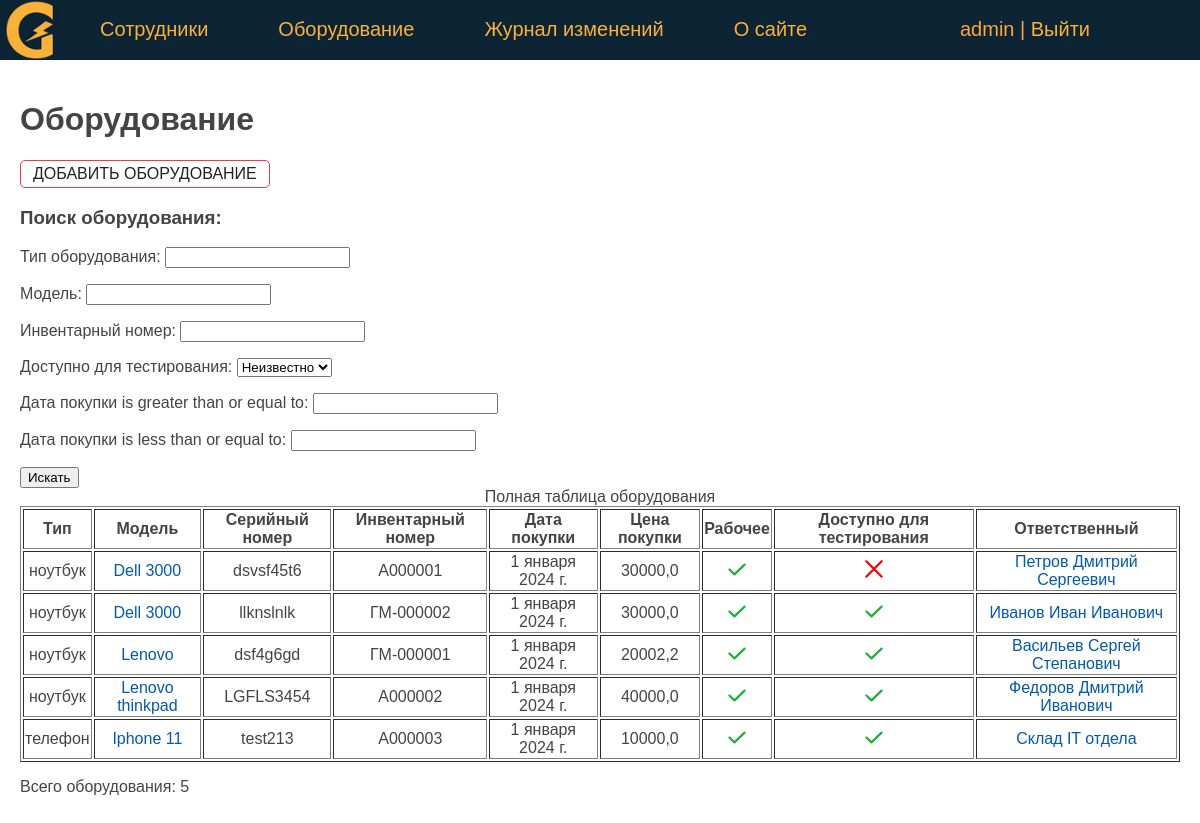
Screenshot of /equipments/ (signed in) with the database file from the repository.
### eqlog/models.py (models this page shows, shortened)
class Equipment(models.Model):
    type = models.CharField(verbose_name='Тип оборудования', max_length=50)
    model = models.CharField(verbose_name='Модель', max_length=50)
    serial_number = models.CharField(verbose_name='Серийный номер', max_length=50)
    id_number = models.CharField(verbose_name='Инвентарный номер', max_length=10, unique=True)
    sale_date = models.DateField(verbose_name='Дата покупки', default=date(2024, 1, 1))
    price = models.FloatField(verbose_name='Цена покупки', max_length=10)
    is_working = models.BooleanField(verbose_name='Работает', default=True)
    testing = models.BooleanField(verbose_name='Доступно для тестирования', default=False)
    description = models.TextField(verbose_name='Описание')
    created_at = models.DateTimeField(verbose_name='Дата создания', auto_now_add=True)
    updated_at = models.DateTimeField(verbose_name='Дата изменения', auto_now=True)
    person = models.ForeignKey('Person', on_delete=models.PROTECT, verbose_name='Сотрудник', related_name='get_equipments')
    slug = AutoSlugField(populate_from='id_number', max_length=255, unique=True, db_index=True)
    user = models.ForeignKey(User, verbose_name='Пользователь', on_delete=models.DO_NOTHING, null=True)
    objects = models.Manager()
    def get_absolute_url(self):
        return reverse('equipment', kwargs={'equip_slug': self.slug})
    class Meta:
        verbose_name = 'Оборудование'
        verbose_name_plural = 'Оборудование'
        ordering = ['type', 'model']

class Person(models.Model):
    last_name = models.CharField(verbose_name='Фамилия', max_length=50)
    first_name = models.CharField(verbose_name='Имя', max_length=50)
    middle_name = models.CharField(verbose_name='Отчество', max_length=50)
    department = models.ForeignKey('Department', on_delete=models.PROTECT, verbose_name='Отдел', related_name='get_persons')
    job_title = models.CharField(verbose_name='Должность', max_length=50)
    jobing_at = models.DateField(verbose_name='Дата трудоустройства', default=date(2024, 1, 1))
    created_at = models.DateTimeField(verbose_name='Дата создания', auto_now_add=True)
    updated_at = models.DateTimeField(verbose_name='Дата изменения', auto_now=True)
    remote = models.BooleanField(verbose_name='Удаленщик', default=False)
    is_working = models.BooleanField(verbose_name='Работает', default=True)
    city = models.CharField(verbose_name='Город', max_length=50, default='Москва')
    slug = AutoSlugField(populate_from='last_name', max_length=255, unique=True, db_index=True)
    user = models.ForeignKey(User, verbose_name='Пользователь', on_delete=models.DO_NOTHING, null=True)
    objects = models.Manager()
    @property
    def fio(self):
        return f'{self.last_name} {self.first_name} {self.middle_name}'
    def get_absolute_url(self):
        return reverse('person', kwargs={'pers_slug': self.slug})
    class Meta:
        verbose_name = 'Сотрудник'
        verbose_name_plural = 'Сотрудники'
        ordering = ['last_name', 'first_name']
    def __str__(self):
        return self.fio

### eqlog/views.py (the view)
# urls.py: path('equipments/', Equipments.as_view(), name='equipments'),
class Equipments(DataMixin, ListView):
    model = Equipment
    template_name = 'eqlog/equipments.html'
    context_object_name = 'equipments'
    paginate_by = 20
    def get_context_data(self, **kwargs):
        context = super().get_context_data(**kwargs)
        auth = self.request.user.is_authenticated
        queryset = self.get_queryset()
        eq_filter = EquipmentFilter(self.request.GET, queryset)
        c_def = self.get_user_context(title='Оборудование', auth=auth, eq_filter=eq_filter)
        return {**context, **c_def}
    def get_queryset(self):
        queryset = super().get_queryset()
        eq_filter = EquipmentFilter(self.request.GET, queryset)
        return eq_filter.qs

### eqlog/utils.py (called while the page is built)
    def get_user_context(self, **kwargs):
        context = kwargs
        context['menu'] = menu
        return context

### eqlog/templates/eqlog/equipments.html (shortened to what this page needs)
{% extends 'eqlog/base.html' %}
{% block content %}
    {% if auth %}
        <h1>{{ title }}</h1>
        <p class="form-buttons">
            <a href="{% url 'addequipment' %}" class="btn btn-outline">ДОБАВИТЬ ОБОРУДОВАНИЕ</a>
        </p>
        <h3>Поиск оборудования: </h3>
        <form method="get" action="{% url 'equipments' %}">
            {{ eq_filter.form.as_p }}
            <button type="submit">Искать</button>
        </form>
        <table border="1">
            <caption>Полная таблица оборудования</caption>
            <tr>
                <th>Тип</th>
                <th>Модель</th>
                <th>Серийный номер</th>
                <th>Инвентарный номер</th>
                <th>Дата покупки</th>
                <th>Цена покупки</th>
                <th>Рабочее</th>
                <th>Доступно для тестирования</th>
                <th>Ответственный</th>
           </tr>
            {% for e in equipments %}
                <tr>
                    <td>{{ e.type }}</td>
                    <td><a href="{{ e.get_absolute_url }}"> {{ e.model }}</a></td>
                    <td>{{ e.serial_number }}</td>
                    <td>{{ e.id_number }}</td>
                    <td>{{ e.sale_date }}</td>
                    <td>{{ e.price }}</td>
                    <td class="mark {% if e.is_working %} mark_tick {% endif %}"> </td>
                    <td class="mark {% if e.testing %} mark_tick {% endif %}"> </td>
                    <td><a href="{{ e.person.get_absolute_url }}"> {{ e.person }}</a></td>
                </tr>
            {% endfor %}
        </table>
        <p> Всего оборудования: {{ equipments | length }}</p>
    {% endif %}
{% endblock %}

### eqlog/templates/eqlog/base.html (shortened to what this page needs)
<!DOCTYPE html>
{% load static %}
<html>
<head>
    <link type="text/css" href="/static/eqlog/css/styles.css" rel="stylesheet" />
</head>
<body bgcolor="#FFFFFF">
    {% block mainmenu %}
    <header class="header">
    <ul id="mainmenu" class="mainmenu">
        <li class="logo">
            <a href="{% url 'home' %}"><div class="logo"></div></a>
        </li>
        {% for m in menu %}
            <li><a href="{% url m.url_name %}"> {{ m.title }} </a></li>
        {% endfor %}
        <li class="last">
            {% if request.user.is_authenticated %}
                <li class="last"> {{user.username}} | <a href="{% url 'logout' %}">Выйти</a> </li>
            {% else %}
                <li class="last"><a href="{% url 'login' %}">Войти</a> </li>
            {% endif %}
        </li>
    </ul>
    </header>
    {% endblock mainmenu %}
    <main>
        {% block content %}
        {% endblock content %}
    </main>
</body>
</html>

### eqlog/static/eqlog/css/styles.css (style rules this page uses)
body { font-family: 'Arial'; margin: 0; padding: 0; height: 100%; width: 100%; color: #444; }
a { color: #0059b2; text-decoration: none; }
.header { background: #0c2434; height: 60px; }
main { padding: 20px; }
.logo { background: url('../images/logo_home.png') no-repeat 0px 0px; background-size: contain; background-position: center; width: 70px; height: 60px; }
ul.mainmenu { list-style: none; margin: 0; padding: 0; height: 60px; color: #FDA83D; font-size: 20px; overflow: hidden; }
ul.mainmenu li { float: left; margin: 18px 40px 0 30px; }
ul.mainmenu li.logo { margin: 0; }
ul.mainmenu li.last { float: right; }
ul.mainmenu li a { color: #fab13a; text-decoration: none; }
.form-buttons { display: flex; justify-content: space-between; align-items: center; gap: 0.75rem; }
.btn { padding: 0.25rem 0.75rem; border-radius: 5px; background-color: #ffffff; border: solid 1px #ffffff; color: #212121; cursor: pointer; test-decoration: none; font-size: 1rem; min-width: 6rem; text-align: center; }
.btn-outline { border: solid 1px #ee394c; }
.mark::after { display: inline-block; content: ""; width: 20px; height: 20px; background-image: url('../images/cross.svg'); background-position: center; background-size: contain; background-repeat: no-repeat; }
.mark_tick::after { background-image: url('../images/tick.svg'); }
td { text-align: center; }

### rows the page displays
Equipment: type "ноутбук", model "Dell 3000", serial_number "dsvsf45t6", id_number "А000001", sale_date "1 января 2024 г.", price "30000,0", is_working True (drawn), person "Петров Дмитрий Сергеевич"
Equipment: type "ноутбук", model "Dell 3000", serial_number "llknslnlk", id_number "ГM-000002", sale_date "1 января 2024 г.", price "30000,0", is_working True (drawn), person "Иванов Иван Иванович"
Equipment: type "ноутбук", model "Lenovo", serial_number "dsf4g6gd", id_number "ГM-000001", sale_date "1 января 2024 г.", price "20002,2", is_working True (drawn), person "Васильев Сергей Степанович"
Equipment: type "ноутбук", model "Lenovo thinkpad", serial_number "LGFLS3454", id_number "А000002", sale_date "1 января 2024 г.", price "40000,0", is_working True (drawn), person "Федоров Дмитрий Иванович"
Equipment: type "телефон", model "Iphone 11", serial_number "test213", id_number "А000003", sale_date "1 января 2024 г.", price "10000,0", is_working True (drawn), person "Склад IT отдела"

### other values shown
{{ m.title }} "Сотрудники" "Оборудование" "Журнал изменений" "О сайте"
{{ user.username }} "admin"
{{ title }} "Оборудование"
{{ equipments | length }} "5"
